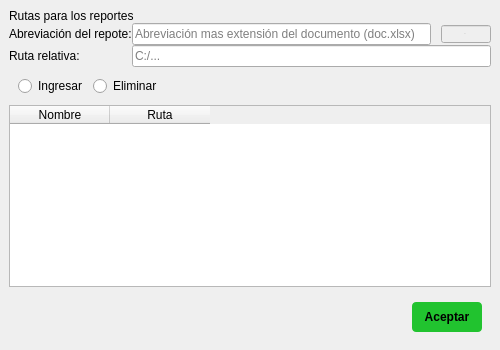
<?xml version="1.0" encoding="UTF-8"?>
<ui version="4.0">
 <class>ventana_configuracion_rutasdocumentos</class>
 <widget class="QMainWindow" name="ventana_configuracion_rutasdocumentos">
  <property name="geometry">
   <rect>
    <x>0</x>
    <y>0</y>
    <width>500</width>
    <height>350</height>
   </rect>
  </property>
  <property name="minimumSize">
   <size>
    <width>500</width>
    <height>0</height>
   </size>
  </property>
  <property name="maximumSize">
   <size>
    <width>500</width>
    <height>350</height>
   </size>
  </property>
  <property name="windowTitle">
   <string>MainWindow</string>
  </property>
  <property name="styleSheet">
   <string notr="true">[objectName^=&quot;lbt_title&quot;] {
	font-size: 16px;
	font-weight: bold;
	font-family: Arial;
	margin-bottom: 5px; 
	margin-top: 5px;
	margin-left: 0px;
}
[objectName^=&quot;lbl&quot;] {
	font-size: 12px;
	font-weight: bold;
	font-family: Arial;
	margin-bottom: 5px; 
	margin-top: 5px;
	margin-left: 0px;
}
[objectName^=&quot;txt&quot;] {
	font-size: 12px;
	font-family: Arial;
	border-bottom: 1px solid;
	border-top: 0px;
}
[objectName^=&quot;rb_rb&quot;] {
	font-size: 14px;
	font-family: Arial;
}
#btn_btn_aceptar{
	font-size: 12px;
	font-weight: bold;
	min-height: 30px;
	min-width: 70px;
	border-radius: 4px;
	background-color: rgb(33, 195, 47);
}
#btn_btn_aceptar:hover{
background-color: rgb(76, 175, 80);
}
#txt_extension_documento{
margin-left:10px;
}</string>
  </property>
  <widget class="QWidget" name="centralwidget">
   <layout class="QVBoxLayout" name="verticalLayout_2">
    <item>
     <widget class="QWidget" name="panel_cuerpo_ventana" native="true">
      <layout class="QVBoxLayout" name="verticalLayout">
       <property name="spacing">
        <number>0</number>
       </property>
       <property name="leftMargin">
        <number>0</number>
       </property>
       <property name="topMargin">
        <number>0</number>
       </property>
       <property name="rightMargin">
        <number>0</number>
       </property>
       <property name="bottomMargin">
        <number>0</number>
       </property>
       <item>
        <widget class="QLabel" name="lbt_title_rutasreportes">
         <property name="text">
          <string>Rutas para los reportes</string>
         </property>
        </widget>
       </item>
       <item>
        <layout class="QGridLayout" name="gridLayout">
         <item row="1" column="0">
          <widget class="QLabel" name="lbl_ruta">
           <property name="text">
            <string>Ruta relativa:</string>
           </property>
          </widget>
         </item>
         <item row="0" column="0">
          <widget class="QLabel" name="lbl_nombre">
           <property name="text">
            <string>Abreviación del repote:</string>
           </property>
          </widget>
         </item>
         <item row="0" column="1">
          <widget class="QLineEdit" name="txt_nombre">
           <property name="placeholderText">
            <string>Abreviación mas extensión del documento (doc.xlsx)</string>
           </property>
          </widget>
         </item>
         <item row="2" column="0" colspan="2">
          <widget class="QWidget" name="panel_acciones" native="true">
           <property name="minimumSize">
            <size>
             <width>0</width>
             <height>0</height>
            </size>
           </property>
           <layout class="QHBoxLayout" name="horizontalLayout_3">
            <item>
             <widget class="QRadioButton" name="rb_rb_ingresar">
              <property name="cursor">
               <cursorShape>PointingHandCursor</cursorShape>
              </property>
              <property name="layoutDirection">
               <enum>Qt::LeftToRight</enum>
              </property>
              <property name="text">
               <string>Ingresar</string>
              </property>
             </widget>
            </item>
            <item>
             <widget class="QRadioButton" name="rb_rb_eliminar">
              <property name="cursor">
               <cursorShape>PointingHandCursor</cursorShape>
              </property>
              <property name="autoFillBackground">
               <bool>false</bool>
              </property>
              <property name="text">
               <string>Eliminar</string>
              </property>
             </widget>
            </item>
            <item>
             <spacer name="horizontalSpacer_2">
              <property name="orientation">
               <enum>Qt::Horizontal</enum>
              </property>
              <property name="sizeHint" stdset="0">
               <size>
                <width>40</width>
                <height>20</height>
               </size>
              </property>
             </spacer>
            </item>
           </layout>
          </widget>
         </item>
         <item row="0" column="2">
          <widget class="QLineEdit" name="txt_extension_documento">
           <property name="enabled">
            <bool>false</bool>
           </property>
           <property name="minimumSize">
            <size>
             <width>60</width>
             <height>0</height>
            </size>
           </property>
           <property name="maximumSize">
            <size>
             <width>60</width>
             <height>16777215</height>
            </size>
           </property>
           <property name="font">
            <font>
             <family>Arial</family>
             <pointsize>-1</pointsize>
            </font>
           </property>
           <property name="text">
            <string>.xlsx</string>
           </property>
           <property name="alignment">
            <set>Qt::AlignCenter</set>
           </property>
          </widget>
         </item>
         <item row="1" column="1" colspan="2">
          <widget class="QLineEdit" name="txt_ruta">
           <property name="placeholderText">
            <string>C:/...</string>
           </property>
          </widget>
         </item>
         <item row="2" column="2">
          <widget class="QLabel" name="labelId">
           <property name="enabled">
            <bool>false</bool>
           </property>
           <property name="text">
            <string/>
           </property>
          </widget>
         </item>
        </layout>
       </item>
       <item>
        <widget class="QWidget" name="panel_tabla_rutas" native="true">
         <layout class="QHBoxLayout" name="horizontalLayout_2">
          <property name="spacing">
           <number>0</number>
          </property>
          <property name="leftMargin">
           <number>0</number>
          </property>
          <property name="topMargin">
           <number>0</number>
          </property>
          <property name="rightMargin">
           <number>0</number>
          </property>
          <property name="bottomMargin">
           <number>0</number>
          </property>
          <item>
           <widget class="QTableWidget" name="tabla_rutas">
            <column>
             <property name="text">
              <string>Nombre</string>
             </property>
            </column>
            <column>
             <property name="text">
              <string>Ruta</string>
             </property>
            </column>
           </widget>
          </item>
         </layout>
        </widget>
       </item>
      </layout>
     </widget>
    </item>
    <item>
     <widget class="QWidget" name="panel_inferior" native="true">
      <layout class="QHBoxLayout" name="horizontalLayout">
       <item>
        <spacer name="horizontalSpacer">
         <property name="orientation">
          <enum>Qt::Horizontal</enum>
         </property>
         <property name="sizeHint" stdset="0">
          <size>
           <width>40</width>
           <height>20</height>
          </size>
         </property>
        </spacer>
       </item>
       <item>
        <widget class="QPushButton" name="btn_btn_aceptar">
         <property name="cursor">
          <cursorShape>PointingHandCursor</cursorShape>
         </property>
         <property name="text">
          <string>Aceptar</string>
         </property>
        </widget>
       </item>
      </layout>
     </widget>
    </item>
   </layout>
  </widget>
 </widget>
 <tabstops>
  <tabstop>txt_nombre</tabstop>
  <tabstop>txt_ruta</tabstop>
  <tabstop>rb_rb_ingresar</tabstop>
  <tabstop>rb_rb_eliminar</tabstop>
  <tabstop>tabla_rutas</tabstop>
  <tabstop>btn_btn_aceptar</tabstop>
 </tabstops>
 <resources/>
 <connections/>
</ui>
